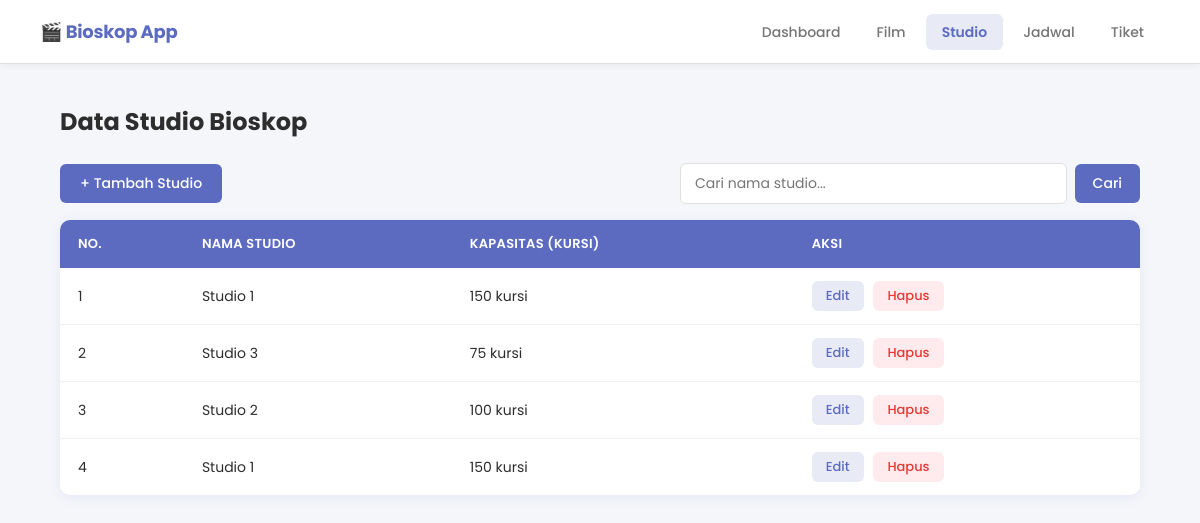
/studio.php, run on the app's committed database.
### tables this page shows
CREATE TABLE `studio` (
  `id_studio` int(11) NOT NULL,
  `nama_studio` varchar(50) DEFAULT NULL,
  `kapasitas` int(11) DEFAULT NULL
);

### studio.php (the view, shortened to what this page needs)
<?php
include "koneksi.php";
$search = isset($_GET['search']) ? mysqli_real_escape_string($koneksi, $_GET['search']) : '';
if ($search) {
    $query = mysqli_query($koneksi, "SELECT * FROM studio WHERE nama_studio LIKE '%$search%'");
} else {
    $query = mysqli_query($koneksi, "SELECT * FROM studio");
}
?>
<!DOCTYPE html>
<html lang="id">
<head>
    <link rel="stylesheet" href="style.css">
</head>
<body>
    <?php include "navbar.php"; ?>
    <div class="container">
        <h1>Data Studio Bioskop</h1>
        <div class="toolbar">
            <a href="add_studio.php">+ Tambah Studio</a>
            <form method="GET" action="studio.php" class="search-form">
                <input type="text" name="search" placeholder="Cari nama studio..." value="<?= htmlspecialchars($search) ?>">
                <button type="submit" class="btn-search">Cari</button>
            </form>
        </div>
        <table>
            <tr>
                <th>No.</th>
                <th>Nama Studio</th>
                <th>Kapasitas (kursi)</th>
                <th>Aksi</th>
            </tr>
            <?php
            $no = 1;
            if (mysqli_num_rows($query) == 0): ?>
            <tr><td colspan="4" style="text-align:center; color:#888;">Tidak ada data ditemukan.</td></tr>
            <?php else:
            while ($row = mysqli_fetch_assoc($query)) : ?>
            <tr>
                <td><?= $no++ ?></td>
                <td><?= htmlspecialchars($row['nama_studio']) ?></td>
                <td><?= $row['kapasitas'] ?> kursi</td>
                <td>
                    <a href="edit_studio.php?id_studio=<?= $row['id_studio'] ?>">Edit</a>
                    <a href="action_studio.php?id_studio=<?= $row['id_studio'] ?>" class="btn-delete" onclick="return confirm('Hapus studio ini?')">Hapus</a>
                </td>
            </tr>
            <?php endwhile; endif; ?>
        </table>
    </div>
</body>
</html>

### style.css (style rules this page uses)
* { margin: 0; padding: 0; box-sizing: border-box; font-family: "Poppins", sans-serif; }
:root { --primary: #5C6BC0; --primary-dark:#3949AB; --primary-soft:#E8EAF6; --danger: #E53935; --danger-soft: #FFEBEE; --success: #43A047; --success-soft:#E8F5E9; --warning: #FB8C00; --warning-soft:#FFF3E0; --info: #039BE5; --info-soft: #E1F5FE; --text-main: #2D2D2D; --text-muted: #757575; --border: #E0E0E0; --bg: #F5F6FA; --white: #FFFFFF; --shadow: 0 2px 12px rgba(92,107,192,0.10); --radius: 10px; --radius-sm: 6px; }
body { background: var(--bg); color: var(--text-main); }
.container { width: 90%; max-width: 1200px; margin: 40px auto 60px; }
h1 { font-size: 24px; font-weight: 700; color: var(--text-main); margin-bottom: 24px; }
.toolbar { display: flex; align-items: center; justify-content: space-between; gap: 16px; margin-bottom: 16px; flex-wrap: wrap; }
.toolbar > a { background: var(--primary); color: var(--white); padding: 9px 20px; border-radius: var(--radius-sm); text-decoration: none; font-size: 14px; font-weight: 500; white-space: nowrap; transition: background 0.15s; }
.search-form { display: flex; align-items: center; gap: 8px; flex: 1; max-width: 460px; }
.search-form input { flex: 1; padding: 9px 14px; border: 1px solid var(--border); border-radius: var(--radius-sm); font-size: 14px; outline: none; background: var(--white); color: var(--text-main); transition: border-color 0.15s, box-shadow 0.15s; margin: 0; width: auto; }
.btn-search { padding: 9px 18px; background: var(--primary); color: var(--white); border: none; border-radius: var(--radius-sm); font-size: 14px; font-weight: 500; cursor: pointer; white-space: nowrap; transition: background 0.15s; }
table { width: 100%; border-collapse: collapse; background: var(--white); border-radius: var(--radius); overflow: hidden; box-shadow: var(--shadow); margin-top: 8px; }
th { background: var(--primary); color: var(--white); padding: 14px 18px; text-align: left; font-size: 13px; font-weight: 600; letter-spacing: 0.3px; text-transform: uppercase; }
td { padding: 13px 18px; font-size: 14px; border-bottom: 1px solid #F0F0F0; color: var(--text-main); vertical-align: middle; }
tr:last-child td { border-bottom: none; }
td a { display: inline-block; padding: 5px 14px; border-radius: var(--radius-sm); text-decoration: none; font-size: 13px; font-weight: 500; background: var(--primary-soft); color: var(--primary); margin-right: 6px; transition: background 0.15s, color 0.15s; }
td a.btn-delete { background: var(--danger-soft); color: var(--danger); margin-right: 0; }
input, select, textarea { width: 100%; margin: 8px 0; padding: 11px 14px; border: 1px solid var(--border); outline: none; border-radius: var(--radius-sm); font-size: 15px; font-family: "Poppins", sans-serif; color: var(--text-main); background: var(--white); transition: border-color 0.15s, box-shadow 0.15s; }

### data on the page
studio: nama_studio "Studio 1", kapasitas "150"
studio: nama_studio "Studio 3", kapasitas "75"
studio: nama_studio "Studio 2", kapasitas "100"
studio: nama_studio "Studio 1", kapasitas "150"
